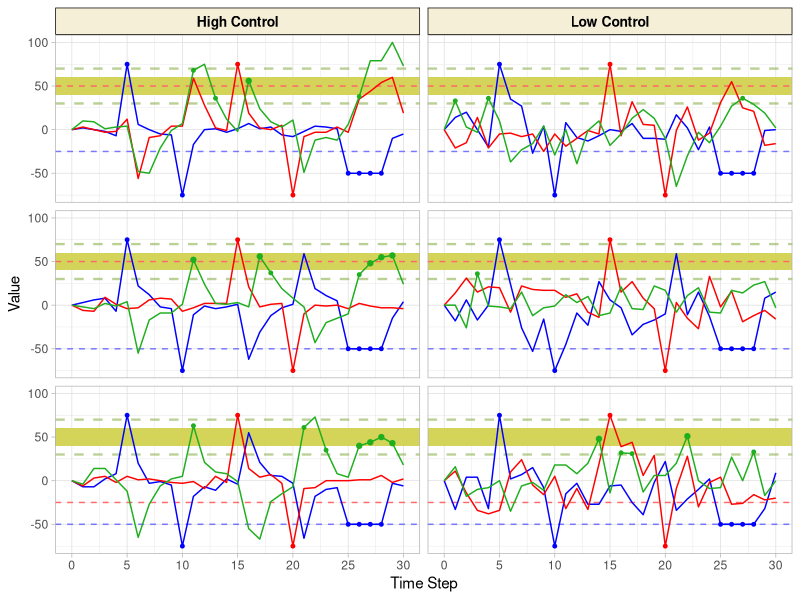
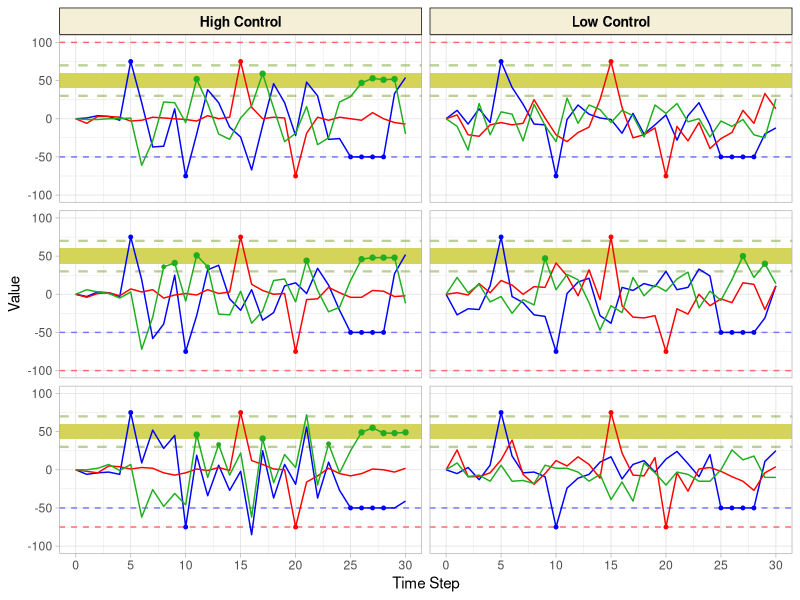
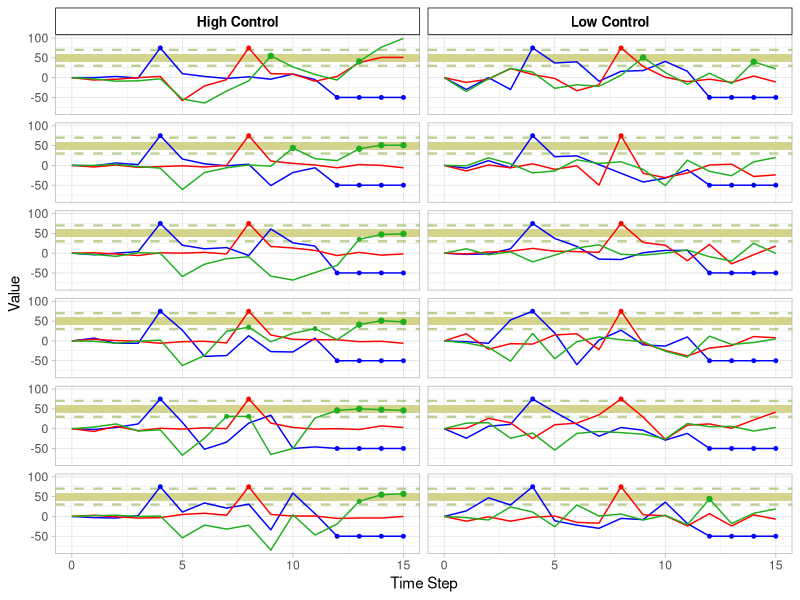
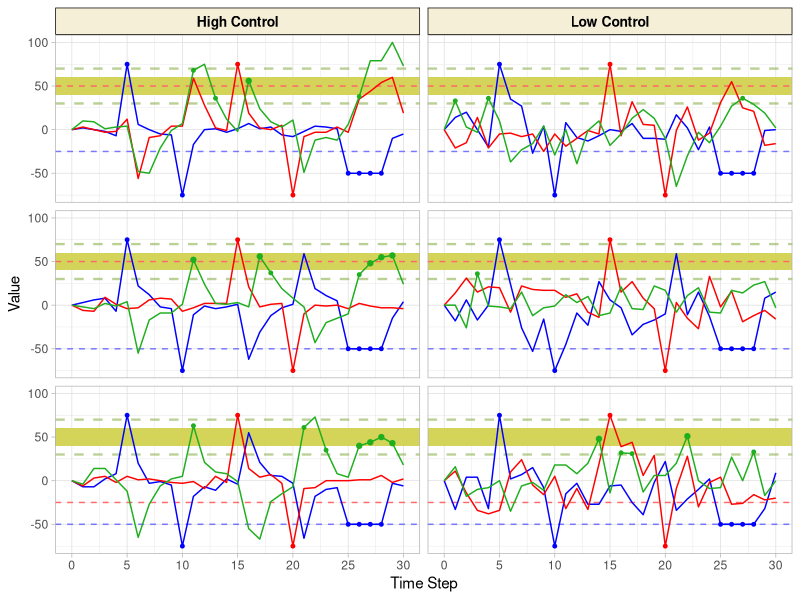
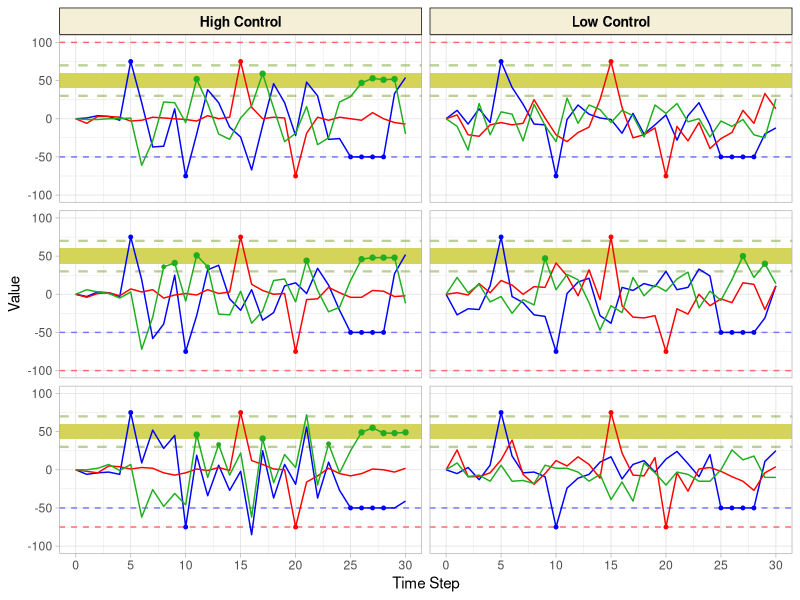
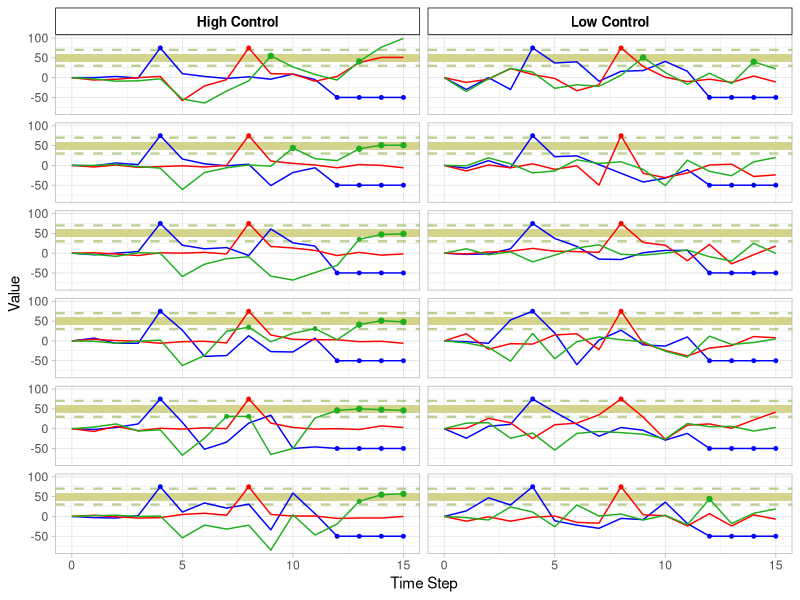

Recreate these plots in R, in order.
## ---- chunk 1
knitr::opts_chunk$set(echo = TRUE)
## ---- chunk 2
library(tidyverse)
## ---- chunk 3
df1 <- read.csv("../data/figure_simulated_data/simulated_high_control_t30.csv") %>%
  mutate(
    control = "high"
  )

df2 <- read.csv("../data/figure_simulated_data/simulated_low_control_t30.csv") %>%
  mutate(
    control = "low"
  )

df_full <- rbind(df1, df2) %>%
  rename(
    reward_region = reward # Rename this to not confuse with reward prevalence column in condition_df
  ) %>%
  mutate(
    trial_count = as.integer(trial_count),
    trial_count = trial_count + 1, # Increase round count by one so that it starts from 1 instead of 0

    reward_small = ifelse(reward_region == "true", 1, 0),
    reward_large = ifelse(z_val < 70 & z_val > 30, 1, 0),
    z_int = ifelse(reward_small == 0 & reward_large == 1, 2, ifelse(reward_small == 1 & reward_large == 1, 1, 0)),
    
    control = fct_recode(control,
                         "High Control" = "high",
                         "Low Control" = "low"),
    
    graph = fct_recode(as.factor(graph),
                       "Graph 1A" = "1",
                       "Graph 2A" = "2",
                       "Graph 3A" = "3",
                       "Graph 4A" = "4",
                       "Graph 5A" = "5",
                       "Graph 6A" = "6"),
  )  %>%
  select(-c(x_held, y_held, cum_int:cum_trial_score, cb_group, has_focus, reward_region)) %>%
  pivot_longer(cols = c(x_val, y_val, z_val, x_int, y_int, z_int), 
               names_to = c("group", ".value"), 
               names_sep = "_") 
## ---- chunk 4
p1 <- ggplot(data = df_full %>% filter(graph %in% c("Graph 1A", "Graph 2A", "Graph 3A"))) +
  geom_rect(aes(xmin = -Inf, xmax = Inf, ymin = 40, ymax = 60), fill = "#b0ed3e", alpha = 0.01) +
  geom_hline(yintercept = 30, linetype = "dashed", color = "#78a12b", size = 0.8, alpha = 0.5) +
  geom_hline(yintercept = 70, linetype = "dashed", color = "#78a12b", size = 0.8, alpha = 0.5) +
  
  # Optimal adjustments for X
  geom_hline(aes(yintercept = ifelse(graph == "Graph 1A", -25, -50)), linetype = "dashed", color = "#7878ff") +
  
  # Optimal adjustments for X
  geom_hline(aes(yintercept = ifelse(graph == "Graph 3A", -25, 50)), linetype = "dashed", color = "#ff6969") +

  
  geom_line(aes(x = step_counter, y = val, col = group)) +
  geom_point(data = . %>% filter(int == 1 & group != "z"), aes(x = step_counter, y = val, col = group), size = 1) +
  geom_point(data = . %>% filter(int == 1 & group == "z"), aes(x = step_counter, y = val, col = group), size = 1.5) +
  geom_point(data = . %>% filter(int == 2 & group == "z"), aes(x = step_counter, y = val, col = group), size = 1) +
  scale_color_manual(
    name = "Variable",
    values = c("x" = "#0000ff", "y" = "#ff0000", "z" ="#1eae1e"),
    labels = c("x" = "X", "y" = "Y", "z" = "Z")
  ) +
  scale_x_continuous(breaks = c(0, 5, 10, 15, 20, 25, 30)) +
  scale_y_continuous(breaks = c(-100, -50, 0, 50, 100)) +  # Set y-axis ticks

  facet_grid(graph~control) +

  labs(title = NULL, x = "Time Step", y = "Value") +
  theme_light() +
  theme(legend.position = "none",
        strip.background = element_rect(fill = "#f5efd7", color = "black"),
        strip.text = element_text(color = "black", face = "bold", size = 10),
        strip.text.y = element_blank(),        # hides row facet labels (graph)
        strip.background.y = element_blank())
p1
## ---- chunk 5
p2 <- df_full %>%
  filter(graph %in% c("Graph 4A", "Graph 5A", "Graph 6A")) %>%
  ggplot() +
  geom_rect(aes(xmin = -Inf, xmax = Inf, ymin = 40, ymax = 60), fill = "#b0ed3e", alpha = 0.01) +
  geom_hline(yintercept = 30, linetype = "dashed", color = "#78a12b", size = 0.8, alpha = 0.5) +
  geom_hline(yintercept = 70, linetype = "dashed", color = "#78a12b", size = 0.8, alpha = 0.5) +
  
  # Optimal adjustments for X
  geom_hline(aes(yintercept = -50), linetype = "dashed", color = "#7878ff") +
  
  # Optimal adjustments for X
  geom_hline(aes(yintercept = ifelse(graph == "Graph 4A", 100, ifelse(graph == "Graph 5A", -100, -75))), linetype = "dashed", color = "#ff6969") +
  
  geom_line(aes(x = step_counter, y = val, col = group)) +
  geom_point(data = . %>% filter(int == 1 & group != "z"), aes(x = step_counter, y = val, col = group), size = 1) +
  geom_point(data = . %>% filter(int == 1 & group == "z"), aes(x = step_counter, y = val, col = group), size = 1.5) +
  geom_point(data = . %>% filter(int == 2 & group == "z"), aes(x = step_counter, y = val, col = group), size = 1) +
  scale_color_manual(
    name = "Variable",
    values = c("x" = "#0000ff", "y" = "#ff0000", "z" ="#1eae1e"),
    labels = c("x" = "X", "y" = "Y", "z" = "Z")
  ) +
  scale_x_continuous(breaks = c(0, 5, 10, 15, 20, 25, 30)) +
  facet_grid(graph~control) +
  labs(title = NULL, x = "Time Step", y = "Value") +
  theme_light() +
  theme(legend.position = "none",
        strip.background = element_rect(fill = "#f5efd7", color = "black"),
        strip.text = element_text(color = "black", face = "bold", size = 10),
        strip.text.y = element_blank(),        # hides row facet labels (graph)
        strip.background.y = element_blank())
p2
## ---- chunk 6
ggsave("../figures/figure_simulation/simulated_plot_t30_1.png", p1, height = 6, width = 10, dpi = 600)
ggsave("../figures/figure_simulation/simulated_plot_t30_2.png", p2, height = 6, width = 10, dpi = 600)
## ---- chunk 7
df1 <- read.csv("../data/figure_simulated_data/simulated_high_control_t15.csv") %>%
  mutate(
    control = "high"
  )

df2 <- read.csv("../data/figure_simulated_data/simulated_low_control_t15.csv") %>%
  mutate(
    control = "low"
  )

df_full <- rbind(df1, df2) %>%
  rename(
    reward_region = reward # Rename this to not confuse with reward prevalence column in condition_df
  ) %>%
  mutate(
    trial_count = as.integer(trial_count),
    trial_count = trial_count + 1, # Increase round count by one so that it starts from 1 instead of 0

    reward_small = ifelse(reward_region == "true", 1, 0),
    reward_large = ifelse(z_val < 70 & z_val > 30, 1, 0),
    z_int = ifelse(reward_small == 0 & reward_large == 1, 2, ifelse(reward_small == 1 & reward_large == 1, 1, 0)),
    
    control = fct_recode(control,
                         "High Control" = "high",
                         "Low Control" = "low"),
    
    graph = fct_recode(as.factor(graph),
                       "Graph 1A" = "1",
                       "Graph 2A" = "2",
                       "Graph 3A" = "3",
                       "Graph 4A" = "4",
                       "Graph 5A" = "5",
                       "Graph 6A" = "6"),
  )  %>%
  select(-c(x_held, y_held, cum_int:cum_trial_score, cb_group, has_focus, reward_region)) %>%
  pivot_longer(cols = c(x_val, y_val, z_val, x_int, y_int, z_int), 
               names_to = c("group", ".value"), 
               names_sep = "_") 
## ---- chunk 8
p3 <- df_full %>%
  ggplot() +
  geom_rect(aes(xmin = -Inf, xmax = Inf, ymin = 40, ymax = 60), fill = "#b0ed3e", alpha = 0.01) +
  geom_hline(yintercept = 30, linetype = "dashed", color = "#78a12b", size = 0.8, alpha = 0.5) +
  geom_hline(yintercept = 70, linetype = "dashed", color = "#78a12b", size = 0.8, alpha = 0.5) +
  geom_line(aes(x = step_counter, y = val, col = group)) +
  geom_point(data = . %>% filter(int == 1 & group != "z"), aes(x = step_counter, y = val, col = group), size = 1) +
  geom_point(data = . %>% filter(int == 1 & group == "z"), aes(x = step_counter, y = val, col = group), size = 1.5) +
  geom_point(data = . %>% filter(int == 2 & group == "z"), aes(x = step_counter, y = val, col = group), size = 1) +
  scale_color_manual(
    name = "Variable",
    values = c("x" = "#0000ff", "y" = "#ff0000", "z" ="#1eae1e"),
    labels = c("x" = "X", "y" = "Y", "z" = "Z")
  ) +
  scale_x_continuous(breaks = c(0, 5, 10, 15)) +
  facet_grid(graph~control) +
  labs(title = NULL, x = "Time Step", y = "Value") +
  theme_light() +
  theme(legend.position = "none",
        strip.background = element_rect(fill = "white", color = "black"),
        strip.text = element_text(color = "black", face = "bold", size = 10),
        strip.text.y = element_blank(),        # hides row facet labels (graph)
        strip.background.y = element_blank(),
        plot.background = element_rect(fill = "transparent", color = NA))
p3
## ---- chunk 9
ggsave("../figures/figure_simulation/simulated_plot_t15.png", p3, height = 8, width = 6, dpi = 600, bg = "transparent")
